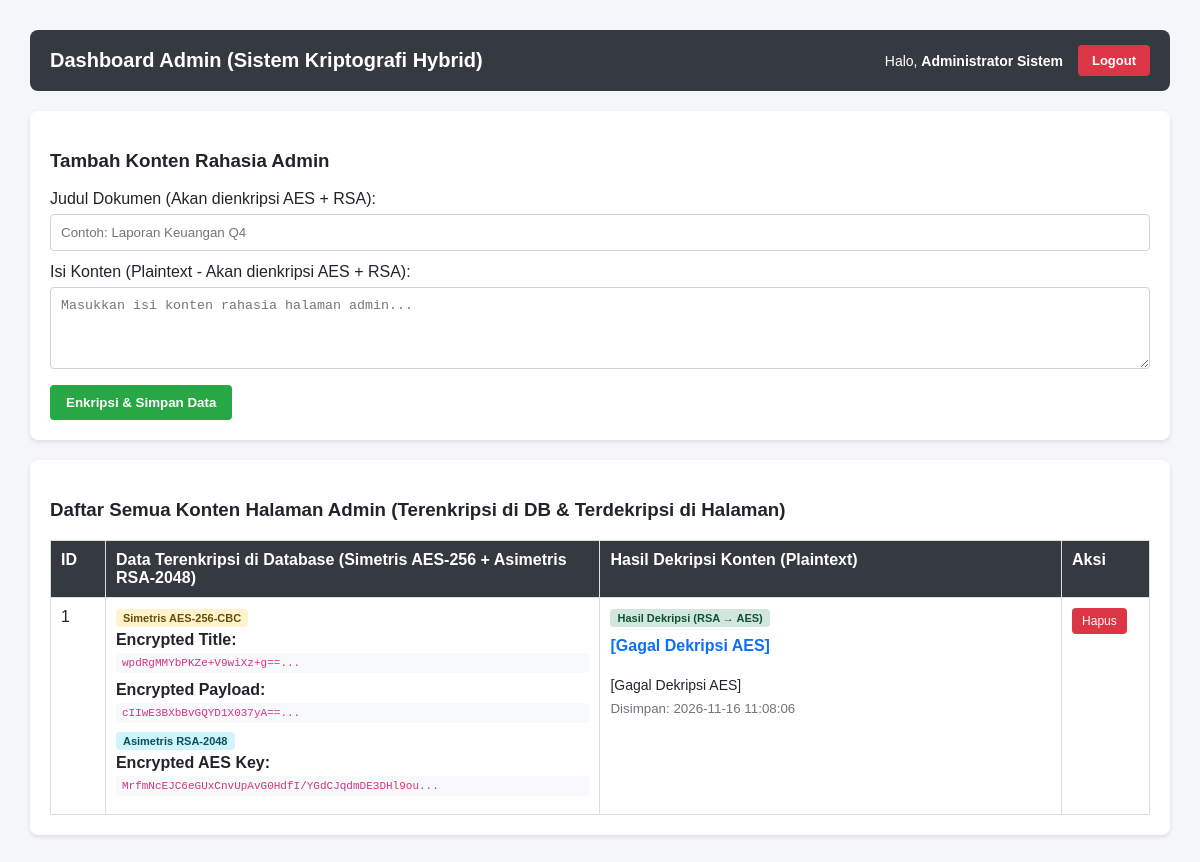
/admin.php (signed in), run on the app's committed database.
### tables this page shows
CREATE TABLE `admin_contents` (
  `id` int(11) NOT NULL,
  `encrypted_title` text NOT NULL,
  `encrypted_payload` longtext NOT NULL,
  `iv` varchar(255) NOT NULL,
  `encrypted_key` text NOT NULL,
  `private_key` text NOT NULL,
  `created_at` timestamp NULL DEFAULT current_timestamp()
);

### crypto_helper.php (called while the page is built, shortened)
<?php
function decryptContent($encryptedTitle, $encryptedPayload, $base64Iv, $base64EncryptedKey, $base64PrivKey)
{
    $iv           = base64_decode($base64Iv);
    $encryptedKey = base64_decode($base64EncryptedKey);
    $privKey      = base64_decode($base64PrivKey);
    $privateKey = openssl_get_privatekey($privKey);
    $decryptedAesKey = '';
    $success = openssl_private_decrypt($encryptedKey, $decryptedAesKey, $privateKey);
    $decryptedTitle   = openssl_decrypt($encryptedTitle, 'aes-256-cbc', $decryptedAesKey, 0, $iv);
    $decryptedContent = openssl_decrypt($encryptedPayload, 'aes-256-cbc', $decryptedAesKey, 0, $iv);
    return [
        'status'  => ($decryptedTitle !== false && $decryptedContent !== false),
        'title'   => $decryptedTitle !== false ? $decryptedTitle : '[Gagal Dekripsi AES]',
        'content' => $decryptedContent !== false ? $decryptedContent : '[Gagal Dekripsi AES]'
    ];
}
?>

### admin.php (the view, shortened to what this page needs)
<?php
require_once 'koneksi.php';
require_once 'crypto_helper.php';
$result = $conn->query("SELECT * FROM admin_contents ORDER BY id DESC");
?>
<!DOCTYPE html>
<html lang="id">
<head>
</head>
<body>
    <div class="topbar">
        <h2>Dashboard Admin (Sistem Kriptografi Hybrid)</h2>
        <div class="user-info">
            <span>Halo, <strong><?= htmlspecialchars($_SESSION['admin_nama']) ?></strong></span>
            <a href="logout.php" class="btn-logout">Logout</a>
        </div>
    </div>
    <div class="card">
        <h3>Tambah Konten Rahasia Admin</h3>
        <form action="" method="POST">
            <label>Judul Dokumen (Akan dienkripsi AES + RSA):</label>
            <input type="text" name="title" placeholder="Contoh: Laporan Keuangan Q4" required>
            <label>Isi Konten (Plaintext - Akan dienkripsi AES + RSA):</label>
            <textarea name="content" rows="4" placeholder="Masukkan isi konten rahasia halaman admin..." required></textarea>
            <button type="submit" name="submit">Enkripsi & Simpan Data</button>
        </form>
    </div>
    <div class="card">
        <h3>Daftar Semua Konten Halaman Admin (Terenkripsi di DB & Terdekripsi di Halaman)</h3>
        <table>
            <thead>
                <tr>
                    <th width="5%">ID</th>
                    <th width="45%">Data Terenkripsi di Database (Simetris AES-256 + Asimetris RSA-2048)</th>
                    <th width="42%">Hasil Dekripsi Konten (Plaintext)</th>
                    <th width="8%">Aksi</th>
                </tr>
            </thead>
            <tbody>
                <?php if ($result && $result->num_rows > 0): ?>
                    <?php while ($row = $result->fetch_assoc()): ?>
                        <?php
                        $decrypted = decryptContent(
                            $row['encrypted_title'],
                            $row['encrypted_payload'],
                            $row['iv'],
                            $row['encrypted_key'],
                            $row['private_key']
                        );
                        ?>
                        <tr>
                            <td><?= $row['id'] ?></td>
                            <td>
                                <span class="badge badge-aes">Simetris AES-256-CBC</span><br>
                                <strong>Encrypted Title:</strong>
                                <div class="code-block"><?= htmlspecialchars(substr($row['encrypted_title'], 0, 45)) ?>...</div>
                                <strong>Encrypted Payload:</strong>
                                <div class="code-block"><?= htmlspecialchars(substr($row['encrypted_payload'], 0, 45)) ?>...</div>
                                <span class="badge badge-rsa">Asimetris RSA-2048</span><br>
                                <strong>Encrypted AES Key:</strong>
                                <div class="code-block"><?= htmlspecialchars(substr($row['encrypted_key'], 0, 45)) ?>...</div>
                            </td>
                            <td>
                                <span class="badge badge-dec">Hasil Dekripsi (RSA &rarr; AES)</span>
                                <div style="color: #0d6efd; font-weight: bold; font-size: 16px; margin: 6px 0;">
                                    <?= htmlspecialchars($decrypted['title']) ?>
                                </div>
                                <div style="color: #212529; font-size: 14px; white-space: pre-line;">
                                    <?= htmlspecialchars($decrypted['content']) ?>
                                </div>
                                <small style="color:#6c757d; display:block; margin-top:8px;">
                                    Disimpan: <?= $row['created_at'] ?>
                                </small>
                            </td>
                            <td>
                                <a href="admin.php?hapus=<?= $row['id'] ?>" class="btn-delete" onclick="return confirm('Yakin ingin menghapus data terenkripsi ini?')">Hapus</a>
                            </td>
                        </tr>
                    <?php endwhile; ?>
                <?php else: ?>
                    <tr>
                        <td colspan="4" style="text-align:center; color:#6c757d;">Belum ada data konten rahasia. Silakan tambahkan data melalui form di atas.</td>
                    </tr>
                <?php endif; ?>
            </tbody>
        </table>
    </div>
</body>
</html>

### admin.php (style rules this page uses)
body { font-family: Arial, sans-serif; margin: 30px; background: #f4f6f9; color: #212529; }
.topbar { display: flex; justify-content: space-between; align-items: center; background: #343a40; color: #fff; padding: 15px 20px; border-radius: 8px; margin-bottom: 20px; }
.topbar h2 { margin: 0; font-size: 20px; }
.user-info { display: flex; align-items: center; gap: 15px; font-size: 14px; }
.btn-logout { background: #dc3545; color: white; text-decoration: none; padding: 8px 14px; border-radius: 4px; font-weight: bold; font-size: 13px; }
.card { background: #fff; padding: 20px; border-radius: 8px; margin-bottom: 20px; box-shadow: 0 2px 4px rgba(0, 0, 0, 0.1); }
table { width: 100%; border-collapse: collapse; margin-top: 10px; }
th, td { border: 1px solid #ddd; padding: 10px; text-align: left; vertical-align: top; }
th { background: #343a40; color: #fff; }
input[type="text"], textarea { width: 100%; padding: 10px; margin: 6px 0 12px; border: 1px solid #ced4da; border-radius: 4px; box-sizing: border-box; }
button { background: #28a745; color: white; border: none; padding: 10px 16px; border-radius: 4px; cursor: pointer; font-weight: bold; }
.btn-delete { background: #dc3545; color: #fff; padding: 6px 10px; border-radius: 4px; text-decoration: none; font-size: 12px; display: inline-block; }
.code-block { font-family: monospace; font-size: 11px; word-break: break-all; color: #d63384; background: #f8f9fa; padding: 4px 6px; border-radius: 4px; margin: 4px 0 8px; }
.badge { display: inline-block; padding: 3px 7px; font-size: 11px; font-weight: bold; border-radius: 4px; margin-bottom: 4px; }
.badge-aes { background: #fff3cd; color: #664d03; }
.badge-rsa { background: #cff4fc; color: #055160; }
.badge-dec { background: #d1e7dd; color: #0f5132; }

### data on the page
admin_contents: id "1", encrypted_title "wpdRgMMYbPKZe+V9wiXz+g==", encrypted_payload "cIIwE3BXbBvGQYD1X037yA==", encrypted_key "MrfmNcEJC6eGUxCnvUpAvG0HdfI/YGdCJqdmDE3DHl9ou", title "[Gagal Dekripsi AES]", content "[Gagal Dekripsi AES]", created_at "2026-11-16 11:08:06"

### other printed values
$_SESSION['admin_nama'] "Administrator Sistem"
